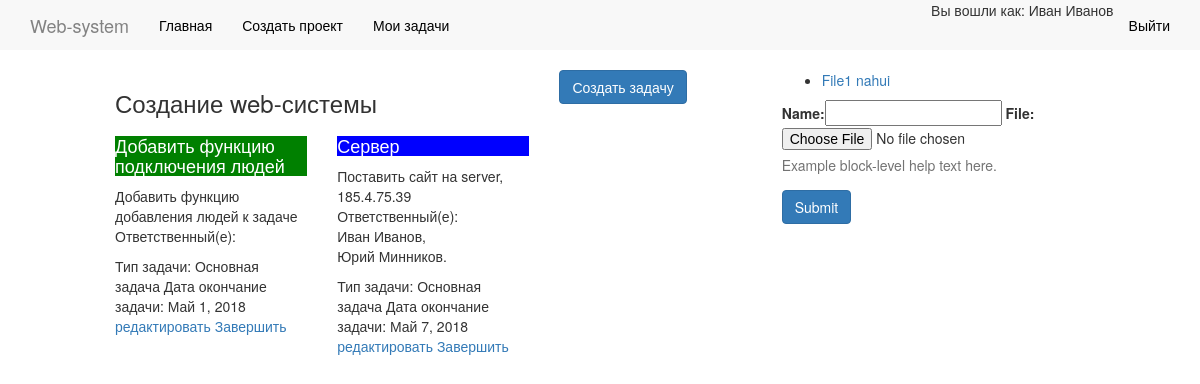
/project/3 (signed in), run on the app's committed database.
### projectpage/models.py (models this page shows, shortened)
class Species_project(models.Model):
	name = models.CharField(max_length=250)
	short_description = models.TextField()
	description = models.TextField()
	created_task = models.DateField(verbose_name='Дата создания',auto_now_add=True)
	finish_task = models.DateField(verbose_name='Дата окончания')

class Project(models.Model):
    name = models.CharField(max_length = 250)
    complete_value = models.CharField(max_length=1)
    species = models.ForeignKey('Species_project', on_delete = models.CASCADE)
    species_task = models.ForeignKey('Species_Task', on_delete = models.CASCADE)
    created_task = models.DateField(verbose_name='Дата создания',auto_now_add=True)
    finish_task = models.DateField(verbose_name='Дата окончания')
    user = models.ManyToManyField(User, through='UserProject')
    description = models.TextField()

class Species_Task(models.Model):
	name = models.CharField(max_length = 250)
	description = models.TextField()
	def __str__(self):
		return self.name

class Documents(models.Model):
	name = models.CharField(max_length=50)
	species = models.ForeignKey('Species_project', on_delete=models.CASCADE)
	file = models.FileField(upload_to="documents/%Y/%m/%d")

### projectpage/views.py (the view)
# urls.py: url(r'^project/(?P<pk>\d+)$', details),
def details(request, pk):
	if not request.user.is_authenticated:
		return redirect('auth/login')
	else:
		project = Project.objects.filter(species_id=pk)
		species_projects = Species_project.objects.get(id=pk)
		documents = Documents.objects.filter(species_id = pk)
		if request.method == 'POST':
			form = UploadFileForm(request.POST, request.FILES)
			if form.is_valid():
				instance = Documents(species_id = pk, name=request.POST.get('name'), file = request.FILES['file'])
				instance.save()
				return redirect('/project/'+pk)
		else:
			form = UploadFileForm()
		return render(request, 'projects/details_project.html', {'form': form, 'project':project, 'species_projects':species_projects, 'documents':documents, 'date_now':datetime.datetime.now()})

### projectpage/forms.py
class UploadFileForm(forms.Form):
    name = forms.CharField(max_length=50)
    file = forms.FileField()

### projectpage/templates/projects/details_project.html (shortened to what this page needs)
{% extends "base.html" %}
{% block content%}
<head>
</head>
<div class="container-fluid pages" style="width: 1000px;">
	<div class="row">
		<div class="col-md-12">
			<div class="row">
				<div class="col-md-8">
					<div class="row ">
						<div class="col-md-8">
							<h3>
								{{ species_projects.name }}
							</h3>
						</div>
						<div class="col-md-4">
							<a href="/{{ species_projects.id }}/create_project_task" class="btn btn-md btn-primary">Создать задачу</a>
						</div>
					</div>
					<div class="row flex-cont">
						{% for itm in project %}
						<div class="col-md-4">
							<div class="card">
								{% if itm.complete_value == '1' %}
								<h4 class="card-header" style="background: green; color: white;">
									{{ itm.name }}
								</h4>
								{% else %}
								<h4 class="card-header" style="background: blue; color: white; text-size: 15px;">
									{{ itm.name }}
								</h4>
								{% endif %}
								<div class="card-body">
									<p class="card-text">
										{{ itm.description }}
										Ответственный(е):
										{% for items in itm.user.values %}
										{{ items.first_name }}&nbsp{{ items.last_name }}{% if not forloop.last %},{% else %}.{% endif %}
									{% endfor %}
									</p>
								</div>
								<div class="card-footer">
									Тип задачи: {{ itm.species_task }}
									Дата окончание задачи: {{ itm.finish_task }}
									<a href="/{{ itm.id }}/update_project_task">редактировать</a>
									<a href="/{{ itm.id }}/compete_task">Завершить</a>
								</div>
							</div>
						</div>
						{% endfor %}
					</div>
				</div>
				<div class="col-md-4">
					<ul>
						{% for files in documents %}
						<li class="list-item">
							<a href="/media/{{ files.file }}" target="_blank">{{ files.name }}</a>
						</li>
						{% endfor %}
					</ul>
					<form role="form" method="post" enctype="multipart/form-data">
						<div class="form-group">
							{{ form }}
							<p class="help-block">
								Example block-level help text here.
							</p>
						</div>
						<input type="submit" class="btn btn-primary">
					</form>
				</div>
			</div>
		</div>
	</div>
</div>
{% endblock %}

### websystem/templates/base.html (shortened to what this page needs)
{% load static %}
{% load bootstrap3 %}
{% bootstrap_css %}
<html>
<head>
	<link rel="stylesheet" href="{% static 'fontawesome-free-5.0.10/web-fonts-with-css/css/fontawesome-all.css' %}">
	<link rel="stylesheet" href="{% static 'style.css'%}">
</head>
<div class="row">
{% if user.is_authenticated %}
{% block menu %}
<header class="navbar navbar-inverse navbar-fixed-top bs-docs-nav" role="banner">
  <div class="container">
    <div class="navbar-header">
      <a href="/" class="navbar-brand">Web-system</a>
    </div>
    <nav class="collapse navbar-collapse bs-navbar-collapse" role="navigation">
      <ul class="nav navbar-nav">
        <li>
          <a href="/">Главная</a>
        </li>
        <li>
          <a href="/project/createproject">Создать проект</a>
        </li>
        <li>
          <a href="/project/my-project">Мои задачи</a>
        </li>
      </ul>
      <ul class="nav navbar-nav navbar-right">
        <li><span>Вы вошли как: {{ user.first_name }} {{ user.last_name }}</span></li>
      <li><a href="/auth/logout/">Выйти</a></li>
    </ul>
    </nav>
  </div>
</header></div>
{% endblock %}
{% endif%}
        {% block content %}
        {% endblock %}
</body>
</html>

### websystem/static/style.css (style rules this page uses)
.navbar-inverse { background-color: #F8F8F8 }
.navbar-inverse { background-image: none; }
.navbar-inverse { border-color: #FFFFFF }
.navbar-inverse .navbar-brand { color: #828282 }
.navbar-inverse .navbar-nav>li>a { color: #000000 }
.pages { margin-top: 70px; width: 1000px; }

### projectpage/templates/projects/details_project.html (style rules this page uses)
.flex-cont { display: flex; flex-wrap: wrap; }

### data on the page
Species_project: name "Создание web-системы"
Project: name "Добавить функцию подключения людей", description "Добавить функцию добавления людей к задаче", species_task "Основная задача", finish_task "Май 1, 2018"
Project: name "Сервер", description "Поставить сайт на server, 185.4.75.39", species_task "Основная задача", finish_task "Май 7, 2018"
Documents: name "File1 nahui"

### other printed values
{{ user.first_name }} "Иван"
{{ user.last_name }} "Иванов"
{{ items.first_name }} "Иван"
{{ items.last_name }} "Иванов"
{{ items.first_name }} "Юрий"
{{ items.last_name }} "Минников"
